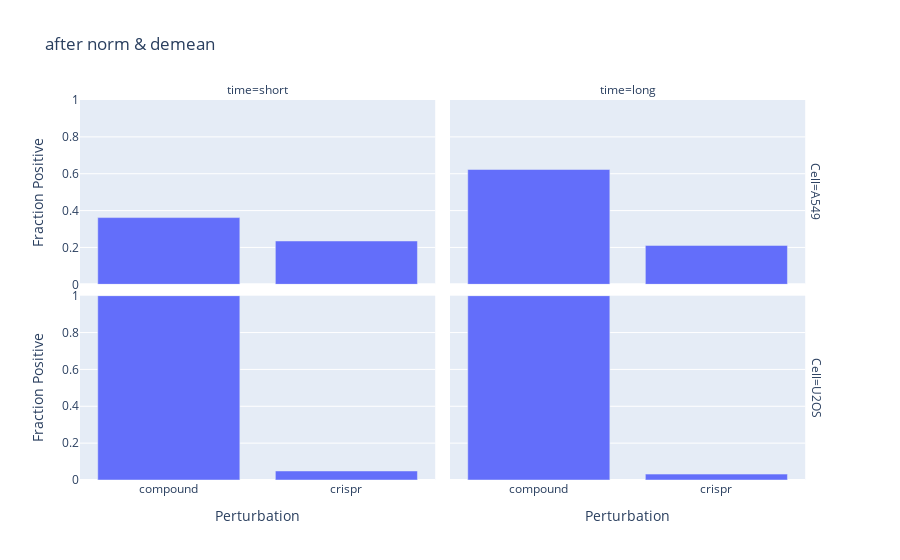

Notebook cell for this chart:
### Code cell
y_range=[0,1.0]
fig=go.Figure()
fig = px.bar(
    data_frame=replicability_fp_df,
    x="Modality",
    y="fp",
    facet_row="Cell",
    facet_col="time",
    title='after norm & demean'
)
fig.update_layout(
    yaxis_range=y_range,
    xaxis1=dict(title="Perturbation"),
    xaxis2=dict(title="Perturbation"),
    yaxis1=dict(title="Fraction Positive"),
    yaxis3=dict(title="Fraction Positive"),
)
#fig.write_image('11b.png')
fig.show()
#fig.show("png")
#fig.write_image(
#    f"figures/1.CellProfiler_replicability_fp.png", width=640, height=480, scale=2
#)

### Figure 1 — Plotly figure (JSON) as saved in the notebook; plotly's stock layout.template omitted (floating-point values rounded to 4 significant figures)
{"data": [{"alignmentgroup": "True", "hovertemplate": "Cell=A549<br>time=short<br>Modality=%{x}<br>fp=%{y}<extra></extra>", "legendgroup": "", "marker": {"color": "#636efa", "pattern": {"shape": ""}}, "name": "", "offsetgroup": "", "orientation": "v", "showlegend": false, "textposition": "auto", "type": "bar", "x": ["compound", "crispr"], "xaxis": "x3", "y": [0.362, 0.235], "yaxis": "y3"}, {"alignmentgroup": "True", "hovertemplate": "Cell=A549<br>time=long<br>Modality=%{x}<br>fp=%{y}<extra></extra>", "legendgroup": "", "marker": {"color": "#636efa", "pattern": {"shape": ""}}, "name": "", "offsetgroup": "", "orientation": "v", "showlegend": false, "textposition": "auto", "type": "bar", "x": ["crispr", "compound"], "xaxis": "x4", "y": [0.211, 0.623], "yaxis": "y4"}, {"alignmentgroup": "True", "hovertemplate": "Cell=U2OS<br>time=short<br>Modality=%{x}<br>fp=%{y}<extra></extra>", "legendgroup": "", "marker": {"color": "#636efa", "pattern": {"shape": ""}}, "name": "", "offsetgroup": "", "orientation": "v", "showlegend": false, "textposition": "auto", "type": "bar", "x": ["compound", "crispr"], "xaxis": "x", "y": [1, 0.049], "yaxis": "y"}, {"alignmentgroup": "True", "hovertemplate": "Cell=U2OS<br>time=long<br>Modality=%{x}<br>fp=%{y}<extra></extra>", "legendgroup": "", "marker": {"color": "#636efa", "pattern": {"shape": ""}}, "name": "", "offsetgroup": "", "orientation": "v", "showlegend": false, "textposition": "auto", "type": "bar", "x": ["crispr", "compound"], "xaxis": "x2", "y": [0.032, 1], "yaxis": "y2"}], "layout": {"annotations": [{"font": {}, "showarrow": false, "text": "time=short", "x": 0.24, "xanchor": "center", "xref": "paper", "y": 1, "yanchor": "bottom", "yref": "paper"}, {"font": {}, "showarrow": false, "text": "time=long", "x": 0.74, "xanchor": "center", "xref": "paper", "y": 1, "yanchor": "bottom", "yref": "paper"}, {"font": {}, "showarrow": false, "text": "Cell=U2OS", "textangle": 90, "x": 0.98, "xanchor": "left", "xref": "paper", "y": 0.2425, "yanchor": "middle", "yref": "paper"}, {"font": {}, "showarrow": false, "text": "Cell=A549", "textangle": 90, "x": 0.98, "xanchor": "left", "xref": "paper", "y": 0.7575, "yanchor": "middle", "yref": "paper"}], "barmode": "relative", "legend": {"tracegroupgap": 0}, "title": {"text": "after norm & demean"}, "xaxis": {"anchor": "y", "domain": [0, 0.48], "title": {"text": "Perturbation"}}, "xaxis2": {"anchor": "y2", "domain": [0.5, 0.98], "matches": "x", "title": {"text": "Perturbation"}}, "xaxis3": {"anchor": "y3", "domain": [0, 0.48], "matches": "x", "showticklabels": false}, "xaxis4": {"anchor": "y4", "domain": [0.5, 0.98], "matches": "x", "showticklabels": false}, "yaxis": {"anchor": "x", "domain": [0, 0.485], "range": [0, 1], "title": {"text": "Fraction Positive"}}, "yaxis2": {"anchor": "x2", "domain": [0, 0.485], "matches": "y", "showticklabels": false}, "yaxis3": {"anchor": "x3", "domain": [0.515, 1], "matches": "y", "title": {"text": "Fraction Positive"}}, "yaxis4": {"anchor": "x4", "domain": [0.515, 1], "matches": "y", "showticklabels": false}}}
